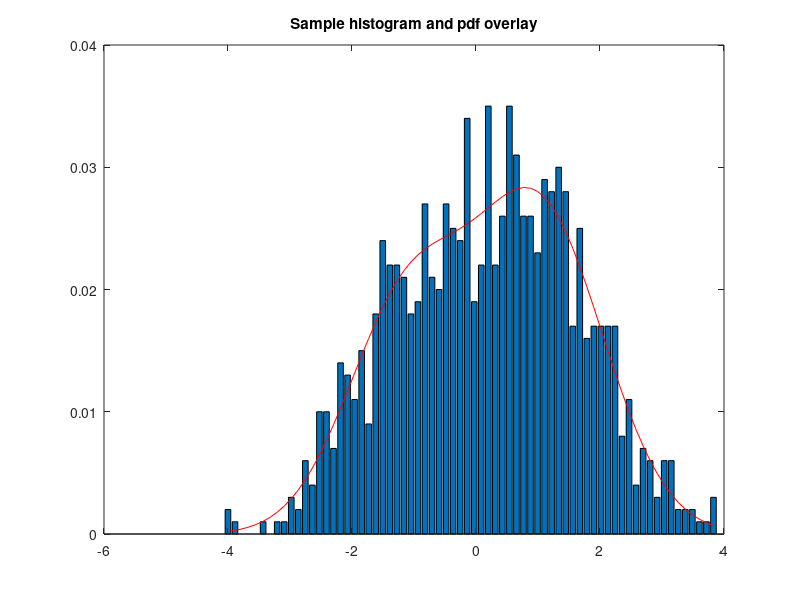

MATLAB code for this plot:
%initialize sample matrix
samples_gmm = zeros(1000,1);
%generate samples
for i = 1:1000
  r = rand();
  
  if(r < 0.4)
      %0.4 weight
      samples_gmm(i) = -1 + randn();
  else
      %0.6 weight
      samples_gmm(i) =  1 + randn();
  end
end
%obtain histogram
[h w] = hist(samples_gmm,70,'Normalization','probability');
%plot histogram
bar(w,h/1000)
%estimate parameters
GMModel = fitgmdist(samples_gmm,2);
%obtain pdf
y = pdf(GMModel,w');
hold on
%overlay pdf
plot(w,y/sum(y),'r');
title('Sample histogram and pdf overlay');
